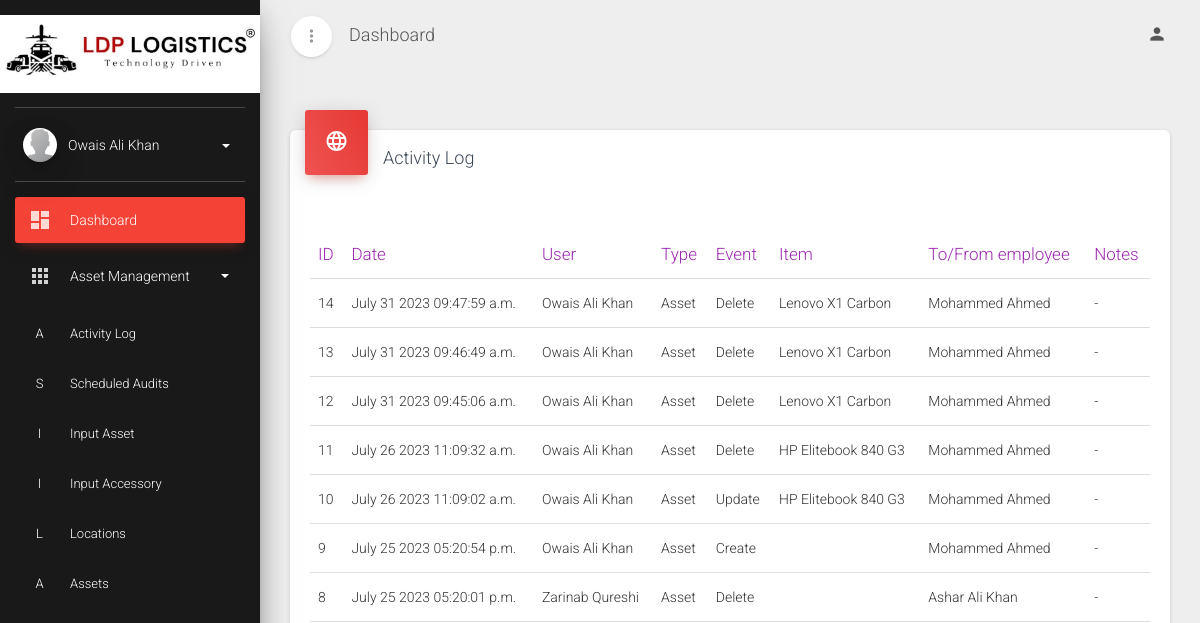
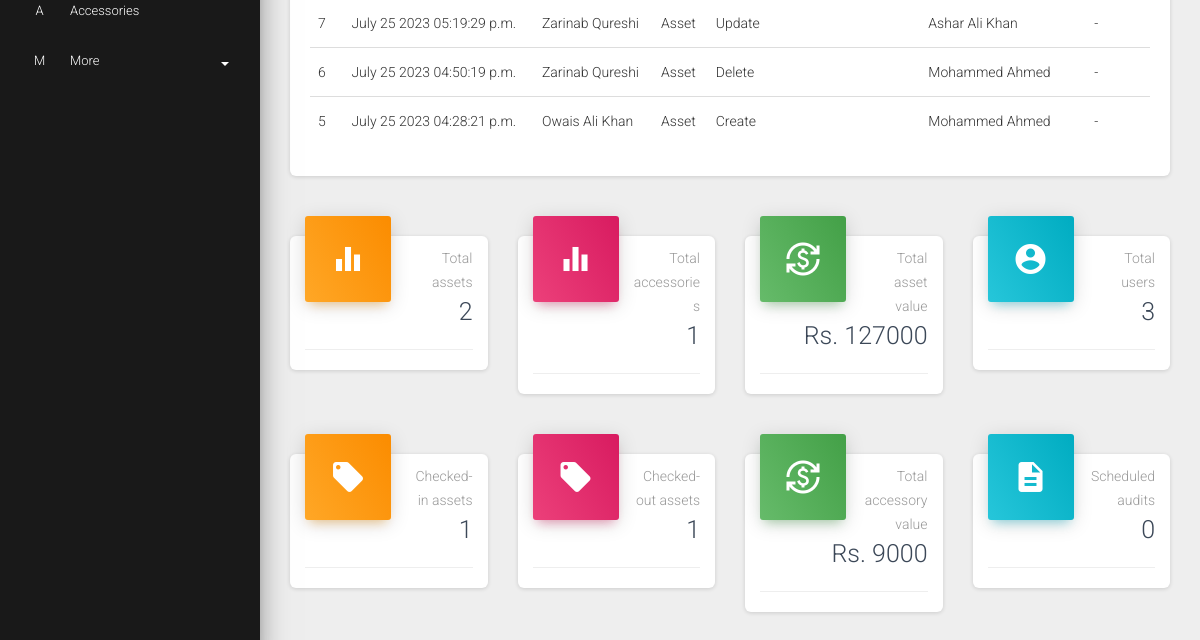
Page / (signed in) on the earlier database version (2 pictures, top to bottom).
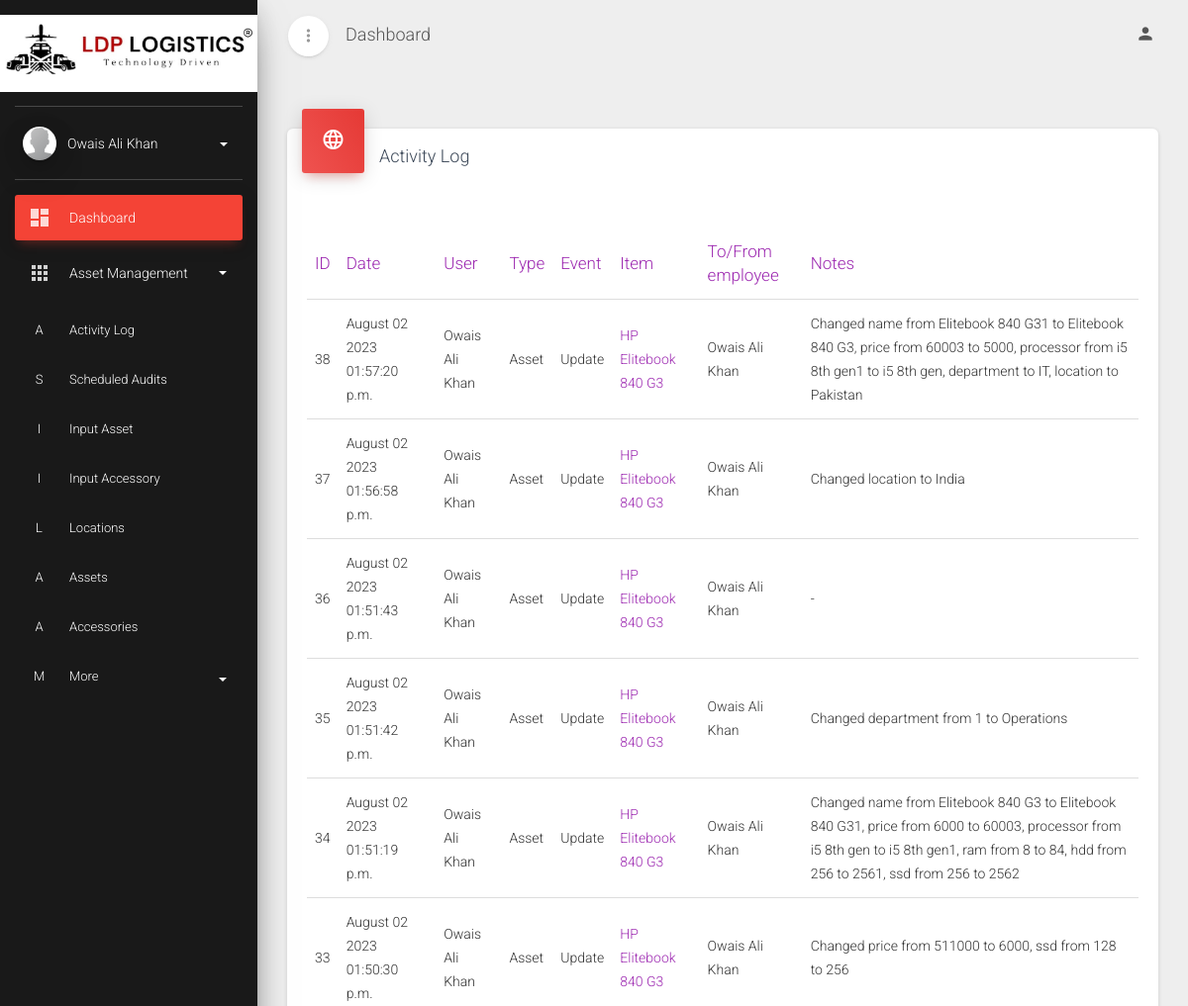
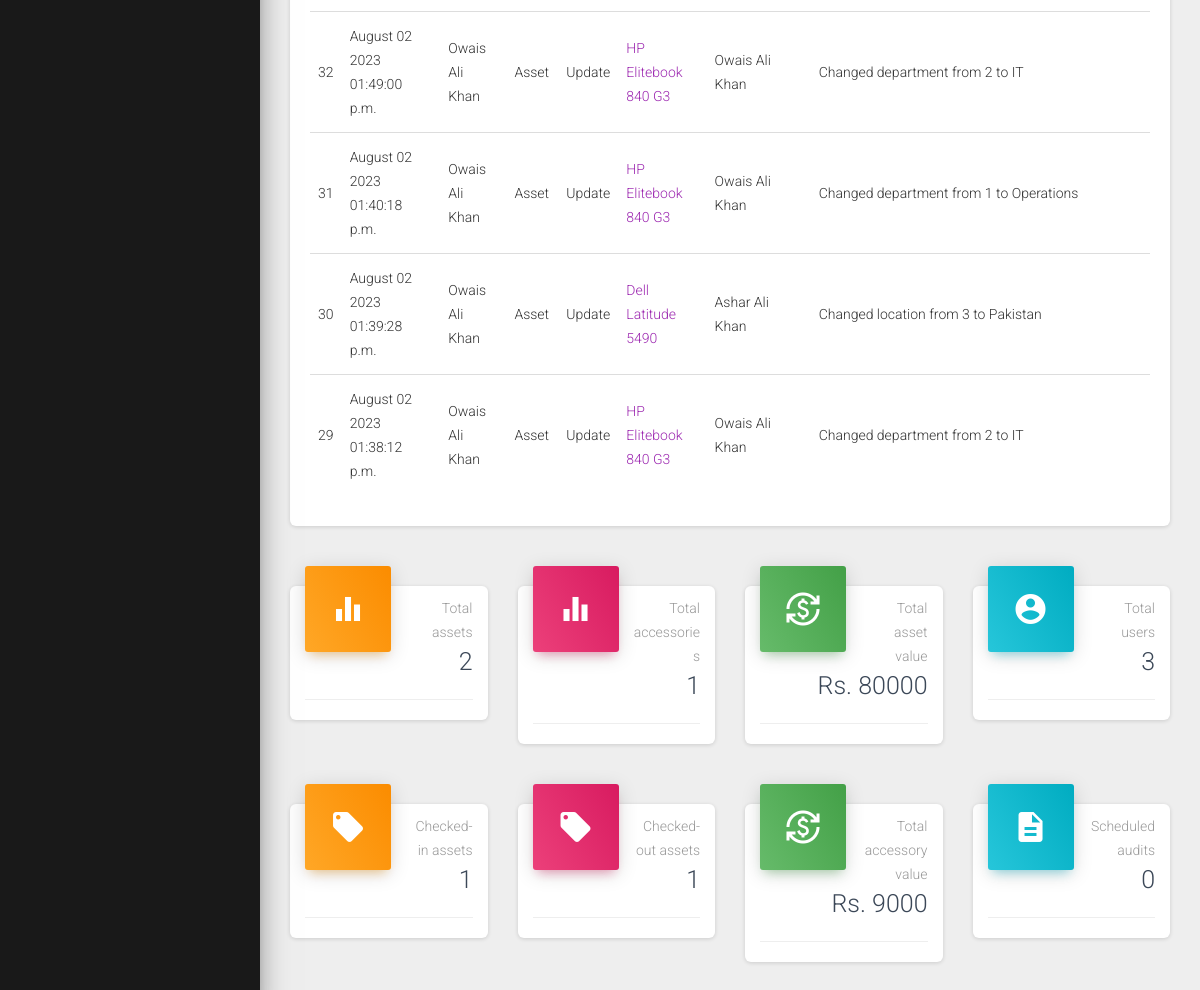
Same page on the later database version (2 pictures, top to bottom).
### webapp/models.py (models this page shows, shortened)
class Activity(models.Model):
    class TYPES(models.TextChoices):
        asset = 's', 'Asset'
        accessory = 'c', 'Accessory'
    timestamp = models.DateTimeField(help_text='Checkout/checkin date of asset', auto_now_add=True)
    type = models.CharField(max_length=1, choices=TYPES.choices, default=TYPES.asset)
    event = models.CharField(max_length=50, help_text="Event")
    notes = models.CharField(max_length=500, help_text="Notes regarding activity", blank=True)
    asset_string = models.CharField(max_length=500, help_text="Asset string", blank=True)
    employee = models.ForeignKey(Employee, on_delete=models.SET_NULL, null=True, blank=True)
    asset = models.ForeignKey(Asset, on_delete=models.SET_NULL, null=True, blank=True)
    user = models.ForeignKey(User, on_delete=models.SET_NULL, null=True)
    class Meta:
        ordering = ['-id']

class Employee(models.Model):
    name = models.CharField(max_length=200, help_text="Name of employee", unique=True)
    title = models.CharField(max_length=300, help_text="Title/Designation of employee")
    location = models.ForeignKey(Location, on_delete=models.SET_NULL, null=True)
    department = models.ForeignKey(Department, on_delete=models.SET_NULL, null=True)
    email = models.EmailField(max_length=254, help_text='Email of employee')
    def __str__(self):
        return f"{self.name}"

class Asset(models.Model):
    class STATUSES(models.TextChoices):
        checked_in = 'I', 'Checked in'
        checked_out = 'O', 'Checked out'
    category = models.ForeignKey(Category, on_delete=models.SET_NULL, null=True)
    manufacturer = models.ForeignKey(Manufacturer, on_delete=models.SET_NULL, null=True)
    name = models.CharField(max_length=200, help_text='Name of asset')
    price = models.IntegerField(help_text='Price of asset in rupees')
    processor = models.CharField(max_length=200, help_text='Processor specs')
    ram = models.IntegerField(help_text='Total RAM in asset')
    hdd = models.IntegerField(help_text='Total HDD storage in asset', blank=True, null=True)
    ssd = models.IntegerField(help_text='Total SSD storage in asset', blank=True, null=True)
    purchase_date = models.DateField(help_text='Date of asset purchase')
    checkout_status = models.CharField(max_length=1, choices=STATUSES.choices, default=STATUSES.checked_in)
    status = models.ForeignKey(Status, on_delete=models.SET_NULL, null=True)
    department = models.ForeignKey(Department, on_delete=models.SET_NULL, null=True)
    supplier = models.ForeignKey(Supplier, on_delete=models.SET_NULL, null=True)
    assigned_to = models.ForeignKey(Employee, on_delete=models.SET_NULL, null=True)
    location = models.ForeignKey(Location, on_delete=models.SET_NULL, null=True)
    asset_image = models.ImageField(upload_to='images/', blank=True, null=True)
    serial = models.CharField(max_length=200, help_text='Serial number of asset', blank=True)
    invoice = models.IntegerField(help_text='Invoice number of asset', blank=True, null=True)
    def __str__(self):
        return f"{self.manufacturer.name} {self.name}"

class Manufacturer(models.Model):
    name = models.CharField(max_length=200, help_text="Name of manufacturing company", unique=True)

### webapp/views.py (the view)
# urls.py: path('', views.dashboard, name='dashboard'),
@login_required
def dashboard(request):
    asset_count = Asset.objects.all().count()
    accessories_count = Accessory.objects.all().count()
    user_count = User.objects.all().count()
    audits_count = ScheduledAudit.objects.all().count()
    checked_in_count = Asset.objects.filter(checkout_status='I').count()
    checked_out_count = Asset.objects.filter(checkout_status='O').count()
    activities = Activity.objects.all().order_by('-id')[:10]
    total_asset_cost = 0
    for asset in Asset.objects.all():
        total_asset_cost += asset.price
    total_accessory_cost = 0
    for accessory in Accessory.objects.all():
        total_accessory_cost += accessory.price
    context = {
        'asset_count': asset_count,
        'accessories_count': accessories_count,
        'total_asset_cost': total_asset_cost,
        'total_accessory_cost': total_accessory_cost,
        'user_count': user_count,
        'audits_count': audits_count,
        'checked_in_count': checked_in_count,
        'checked_out_count': checked_out_count,
        'activities': activities,
    }
    return render(request, 'webapp/dashboard.html', context)

### webapp/templates/webapp/dashboard.html (shortened to what the changed rows need)
{% extends 'master.html' %}
{% load static %}
{% block content %}
<div class="content">
    <div class="content">
      <div class="container-fluid">
        <div class="row">
          <div class="col-md-12">
            <div class="card ">
              <div class="card-body ">
                    <div class="table-responsive table-sales">
                      <table class="table">
                        <thead class="text-primary">
                          <th>ID</th>
                          <th>Date</th>
                          <th>User</th>
                          <th>Type</th>
                          <th>Event</th>
                          <th>Item</th>
                          <th>To/From employee</th>
                          <th>Notes</th>
                        </thead>
                        <tbody>
                          {% for activity in activities %}
                          <tr>
                              <td>{{ activity.id }}</td>
                              <td>{{ activity.timestamp|date:"F d Y" }} {{ activity.timestamp|time:"h:i:s a" }}</td>
                              <td>{{ activity.user.get_full_name }}</td>
                              <td>{{ activity.get_type_display }}</td>
                              <td>{{ activity.event }}</td>
                              <td>
                                {% if activity.asset %}
                                  <a href="{% url 'view_inventory-detail' activity.asset.id %}">{{ activity.asset }}</a>
                                {% else %}
                                  {{ activity.asset_string }}
                                {% endif %}
                              </td>
                              <td>{{ activity.employee }}</td>
                              <td>{% if activity.notes %}{{ activity.notes }}{% else %}-{% endif %}</td>
                          </tr>
                          {% endfor %}
                      </table>
                    </div>
              </div>
            </div>
          </div>
        </div>
                    <div class="row">
                      <div class="col-lg-3 col-md-6 col-sm-6">
                        <div class="card card-stats">
                          <div class="card-header card-header-success card-header-icon">
                            <div class="card-icon">
                              <i class="material-icons">currency_exchange</i>
                            </div>
                            <p class="card-category">Total asset value</p>
                            <h3 class="card-title">Rs. {{ total_asset_cost }}</h3>
                          </div>
                        </div>
                      </div>
                    </div>
                    </div>
                  </div>
                </div>
              </div>
{% endblock content %}

Differences in the rows shown:
no longer on this page (row unchanged): Activity: id "14", timestamp "July 31 2023", timestamp "09:47:59 a.m.", user.get_full_name "Owais Ali Khan", type "Asset", event "Delete", asset_string "Lenovo X1 Carbon", employee "Mohammed Ahmed"
no longer on this page (row unchanged): Activity: id "13", timestamp "July 31 2023", timestamp "09:46:49 a.m.", user.get_full_name "Owais Ali Khan", type "Asset", event "Delete", asset_string "Lenovo X1 Carbon", employee "Mohammed Ahmed"
no longer on this page (row unchanged): Activity: id "12", timestamp "July 31 2023", timestamp "09:45:06 a.m.", user.get_full_name "Owais Ali Khan", type "Asset", event "Delete", asset_string "Lenovo X1 Carbon", employee "Mohammed Ahmed"
no longer on this page (row unchanged): Activity: id "11", timestamp "July 26 2023", timestamp "11:09:32 a.m.", user.get_full_name "Owais Ali Khan", type "Asset", event "Delete", asset_string "HP Elitebook 840 G3", employee "Mohammed Ahmed"
no longer on this page (row unchanged): Activity: id "10", timestamp "July 26 2023", timestamp "11:09:02 a.m.", user.get_full_name "Owais Ali Khan", type "Asset", event "Update", asset_string "HP Elitebook 840 G3", employee "Mohammed Ahmed"
no longer on this page (row unchanged): Activity: id "9", timestamp "July 25 2023", timestamp "05:20:54 p.m.", user.get_full_name "Owais Ali Khan", type "Asset", event "Create", employee "Mohammed Ahmed"
no longer on this page (row unchanged): Activity: id "8", timestamp "July 25 2023", timestamp "05:20:01 p.m.", user.get_full_name "Zarinab Qureshi", type "Asset", event "Delete", employee "Ashar Ali Khan"
no longer on this page (row unchanged): Activity: id "7", timestamp "July 25 2023", timestamp "05:19:29 p.m.", user.get_full_name "Zarinab Qureshi", type "Asset", event "Update", employee "Ashar Ali Khan"
no longer on this page (row unchanged): Activity: id "6", timestamp "July 25 2023", timestamp "04:50:19 p.m.", user.get_full_name "Zarinab Qureshi", type "Asset", event "Delete", employee "Mohammed Ahmed"
no longer on this page (row unchanged): Activity: id "5", timestamp "July 25 2023", timestamp "04:28:21 p.m.", user.get_full_name "Owais Ali Khan", type "Asset", event "Create", employee "Mohammed Ahmed"
added Activity: id "38", timestamp "August 02 2023", timestamp "01:57:20 p.m.", user.get_full_name "Owais Ali Khan", type "Asset", event "Update", asset "HP Elitebook 840 G3", employee "Owais Ali Khan", notes "Changed name from Elitebook 840 G31 to Elitebook 840 G3, price from 60003 to 5000, processor from i5 8th gen1 to i5 8th gen, department to IT, location to Pakistan"
added Activity: id "37", timestamp "August 02 2023", timestamp "01:56:58 p.m.", user.get_full_name "Owais Ali Khan", type "Asset", event "Update", asset "HP Elitebook 840 G3", employee "Owais Ali Khan", notes "Changed location to India"
added Activity: id "36", timestamp "August 02 2023", timestamp "01:51:43 p.m.", user.get_full_name "Owais Ali Khan", type "Asset", event "Update", asset "HP Elitebook 840 G3", employee "Owais Ali Khan"
added Activity: id "35", timestamp "August 02 2023", timestamp "01:51:42 p.m.", user.get_full_name "Owais Ali Khan", type "Asset", event "Update", asset "HP Elitebook 840 G3", employee "Owais Ali Khan", notes "Changed department from 1 to Operations"
added Activity: id "34", timestamp "August 02 2023", timestamp "01:51:19 p.m.", user.get_full_name "Owais Ali Khan", type "Asset", event "Update", asset "HP Elitebook 840 G3", employee "Owais Ali Khan", notes "Changed name from Elitebook 840 G3 to Elitebook 840 G31, price from 6000 to 60003, processor from i5 8th gen to i5 8th gen1, ram from 8 to 84, hdd from 256 to 2561, ssd from 256 to 2562"
added Activity: id "33", timestamp "August 02 2023", timestamp "01:50:30 p.m.", user.get_full_name "Owais Ali Khan", type "Asset", event "Update", asset "HP Elitebook 840 G3", employee "Owais Ali Khan", notes "Changed price from 511000 to 6000, ssd from 128 to 256"
added Activity: id "32", timestamp "August 02 2023", timestamp "01:49:00 p.m.", user.get_full_name "Owais Ali Khan", type "Asset", event "Update", asset "HP Elitebook 840 G3", employee "Owais Ali Khan", notes "Changed department from 2 to IT"
added Activity: id "31", timestamp "August 02 2023", timestamp "01:40:18 p.m.", user.get_full_name "Owais Ali Khan", type "Asset", event "Update", asset "HP Elitebook 840 G3", employee "Owais Ali Khan", notes "Changed department from 1 to Operations"
added Activity: id "30", timestamp "August 02 2023", timestamp "01:39:28 p.m.", user.get_full_name "Owais Ali Khan", type "Asset", event "Update", asset "Dell Latitude 5490", employee "Ashar Ali Khan", notes "Changed location from 3 to Pakistan"
added Activity: id "29", timestamp "August 02 2023", timestamp "01:38:12 p.m.", user.get_full_name "Owais Ali Khan", type "Asset", event "Update", asset "HP Elitebook 840 G3", employee "Owais Ali Khan", notes "Changed department from 2 to IT"
Other differences:
{{ total_asset_cost }}: "127000" → "80000"
